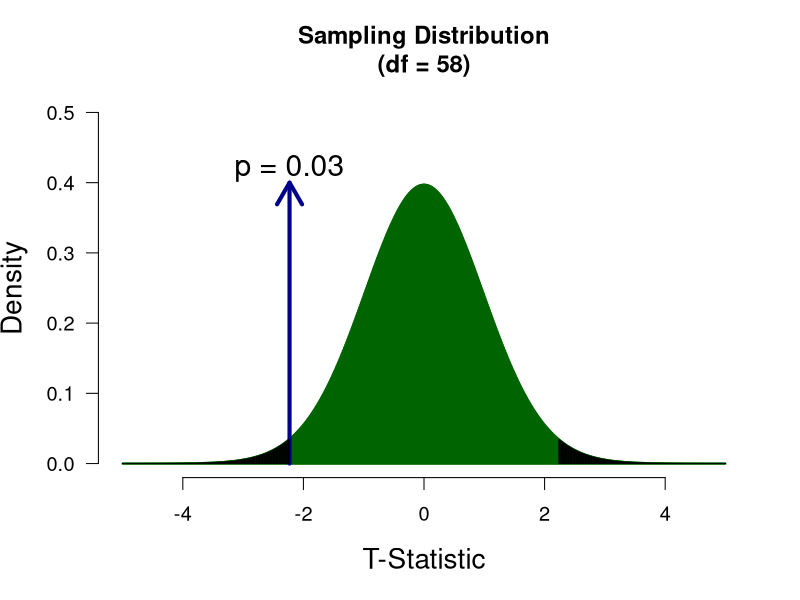
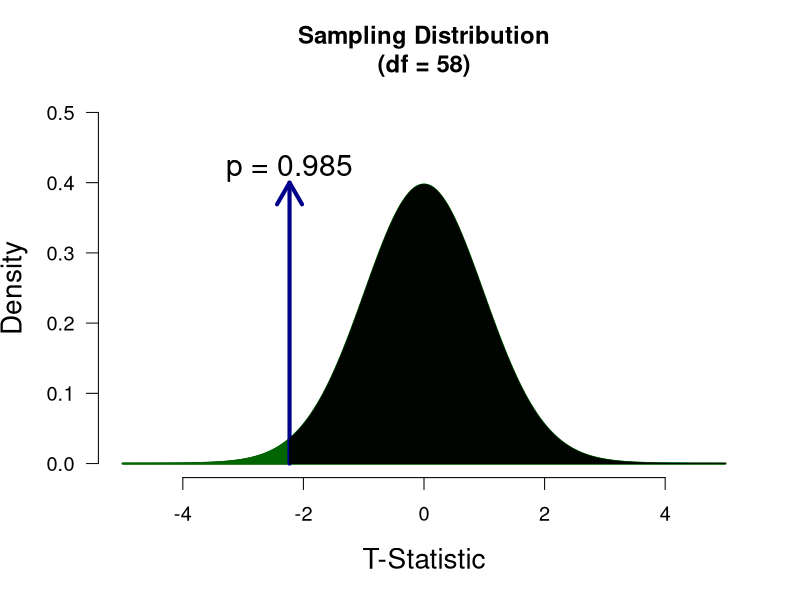
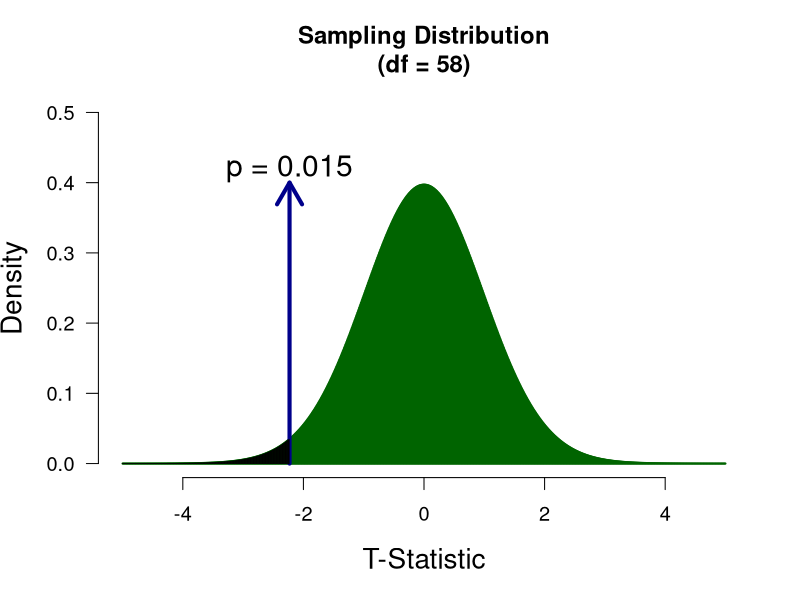
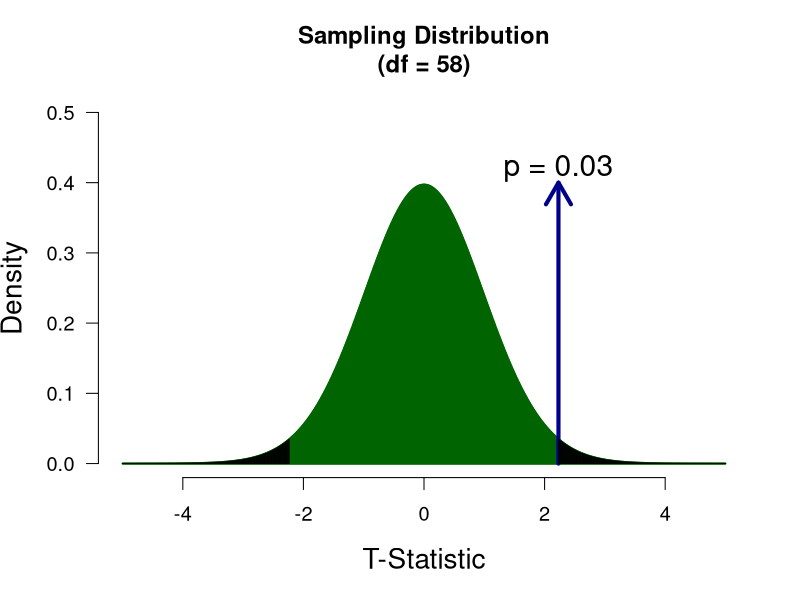
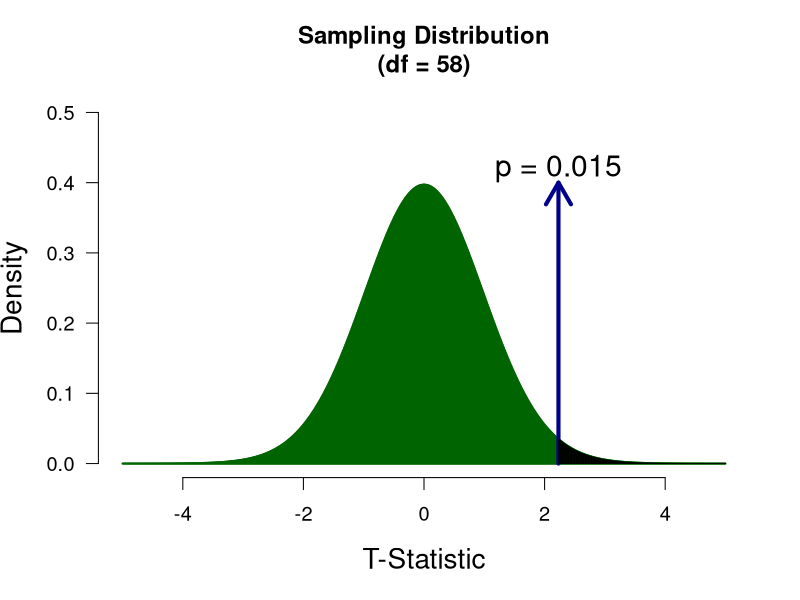
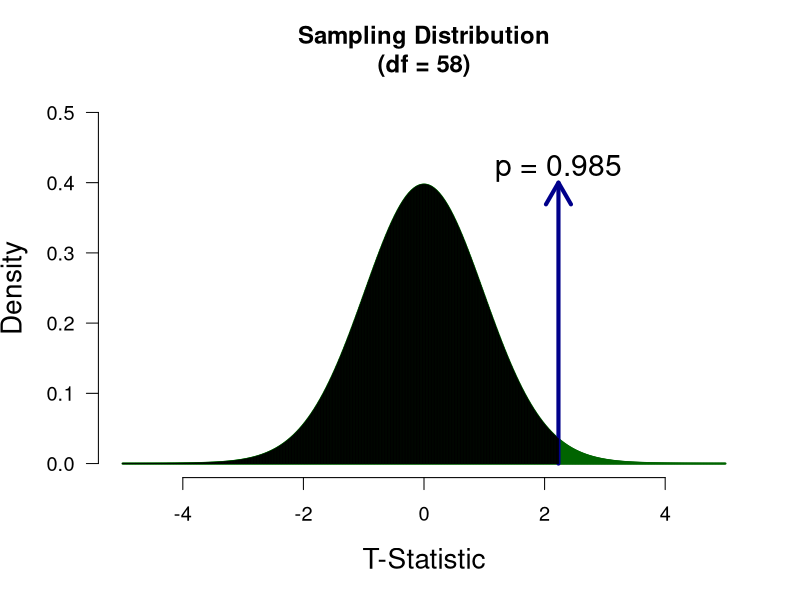

These figures' R source, in order:
## ---- chunk 1
rm(list=ls())
plotFun <- function(thisN = 60, tVal = 2, displayT = FALSE, altHyp = "Yes"){
  input <- list(alpha = 0.05,
                decision = "Nothing")
  thisSD <- 1
  myNCP <- 0
  myDF <- thisN - 2
  xVals <- seq(-5, 5, length.out = 1e3)
  
  halfAlpha <- as.numeric(input$alpha)/2

  leftAbLineLoc <- qt(halfAlpha, df = myDF, ncp = 0, lower.tail = TRUE) 
  rightAbLineLoc <- qt(1-halfAlpha, df = myDF, ncp = 0, lower.tail = TRUE) 
  leftArea <- round(pt(leftAbLineLoc, myDF, ncp = myNCP), 3)
  rightArea <- round(pt(rightAbLineLoc, myDF, ncp = myNCP, lower.tail = FALSE), 3)
  
  if (altHyp == "Yes") {
    halfAlpha <- as.numeric(input$alpha)/2
    lowerTail <- tVal < 0
    
    leftAbLineLoc <- qt(halfAlpha, df = myDF, ncp = 0, lower.tail = TRUE) 
    rightAbLineLoc <- qt(1-halfAlpha, df = myDF, ncp = 0, lower.tail = TRUE) 
    leftArea <- round(pt(leftAbLineLoc, df = myDF, ncp = myNCP), 3)
    rightArea <- round(pt(rightAbLineLoc, df = myDF, ncp = myNCP, lower.tail = FALSE), 3)
  } else if (altHyp == "Negative only"){
    halfAlpha <- as.numeric(input$alpha)/2
    
    leftAbLineLoc <- qt(as.numeric(input$alpha), df = myDF, ncp = 0, lower.tail = TRUE) 
    rightAbLineLoc <- qt(1, df = myDF, ncp = 0, lower.tail = TRUE) 
    leftArea <- round(pt(leftAbLineLoc, df = myDF, ncp = myNCP), 3)
    rightArea <- round(pt(rightAbLineLoc, df = myDF, ncp = myNCP, lower.tail = FALSE), 3)
    lowerTail <- TRUE
    
  } else if (altHyp == "Positive only"){
    halfAlpha <- as.numeric(input$alpha)/2
    
    leftAbLineLoc <- qt(1, df = myDF, ncp = 0, lower.tail = FALSE) 
    rightAbLineLoc <- qt(as.numeric(input$alpha), df = myDF, ncp = 0, lower.tail = FALSE) 
    leftArea <- round(pt(leftAbLineLoc, df = myDF, ncp = myNCP), 3)
    rightArea <- round(pt(rightAbLineLoc, df = myDF, ncp = myNCP, lower.tail = FALSE), 3)
    lowerTail <- TRUE
  }
  
  twoCols <- c("darkgreen", "purple")
  if (input$decision == "Nothing") {
    allCols <- rep("darkgreen", length(xVals))
  } else if (input$decision == "Reject H0") {
    allCols <- ifelse(xVals > leftAbLineLoc & xVals < rightAbLineLoc, "darkgreen", "purple")
  } else {
    allCols <- ifelse(xVals > leftAbLineLoc & xVals < rightAbLineLoc, "purple", "darkgreen")
  }
  
  par(cex = 1.2, cex.lab = 1.4)
  densValues <- dt(xVals, df = myDF, ncp = myNCP)
  
  plot(xVals, densValues, 
       col  = allCols, 
       type = "h",
       lwd = 2,
       bty = "n",
       las = 1,
       ylab = "Density",
       xlab = "T-Statistic",
       ylim = c(0, 0.5),
       xlim = c(min(xVals), max(xVals)),
       # yaxt = 'n', 
       main = paste0('Sampling Distribution\n(df = ', myDF,")")
  )
  
  
  if (input$decision != "Nothing") {
    abline(v = leftAbLineLoc, lwd = 2, lty = 2)
    abline(v = rightAbLineLoc, lwd = 2, lty = 2)
    
    text(-4, 0.45, leftArea, col = allCols[1], cex = 2)
    text(4, 0.45, rightArea, col = allCols[length(allCols)], cex = 2)
    
    text(0, 0.45, 1 - rightArea - leftArea, col = allCols[round(length(allCols)/2, 0)], cex = 2)
  }
  
  if (displayT) {
    twoSided <- altHyp == "Yes"
    arrows(x0 = tVal, x1 = tVal, y0 = 0, y1 = 0.4, lwd = 4, col = "darkblue")
    if(twoSided) {
      lowerTail <- tVal < 0
      exVals <- xVals[abs(xVals) > abs(tVal)]
    } else if (altHyp == "Negative only"){
      lowerTail <- TRUE
      exVals <- xVals[xVals < tVal]
    } else {
      lowerTail <- FALSE
      exVals <- xVals[xVals > tVal]
    }
    thisP <- round(pt(tVal, df = myDF, lower.tail = lowerTail), 3) * (2 - 1 * !twoSided)
    text(tVal, 0.42, paste0("p = ",thisP), cex = 1.5)
    lines(exVals, dt(exVals,myDF, ncp = myNCP), type = "h")
  }
}

obsT <- -2.23
## ---- chunk 2
tVal <- -2.23
plotFun(tVal = tVal, displayT = TRUE)
## ---- chunk 3
plotFun(tVal = tVal, altHyp = "pos",  displayT = TRUE)
## ---- chunk 4
plotFun(tVal = tVal, altHyp = "Negative only", displayT = TRUE)
## ---- chunk 5
tVal <- 2.23
plotFun(tVal = tVal, displayT = TRUE)
## ---- chunk 6
plotFun(tVal = tVal, altHyp = "pos",  displayT = TRUE)
## ---- chunk 7
plotFun(tVal = tVal, altHyp = "Negative only", displayT = TRUE)
